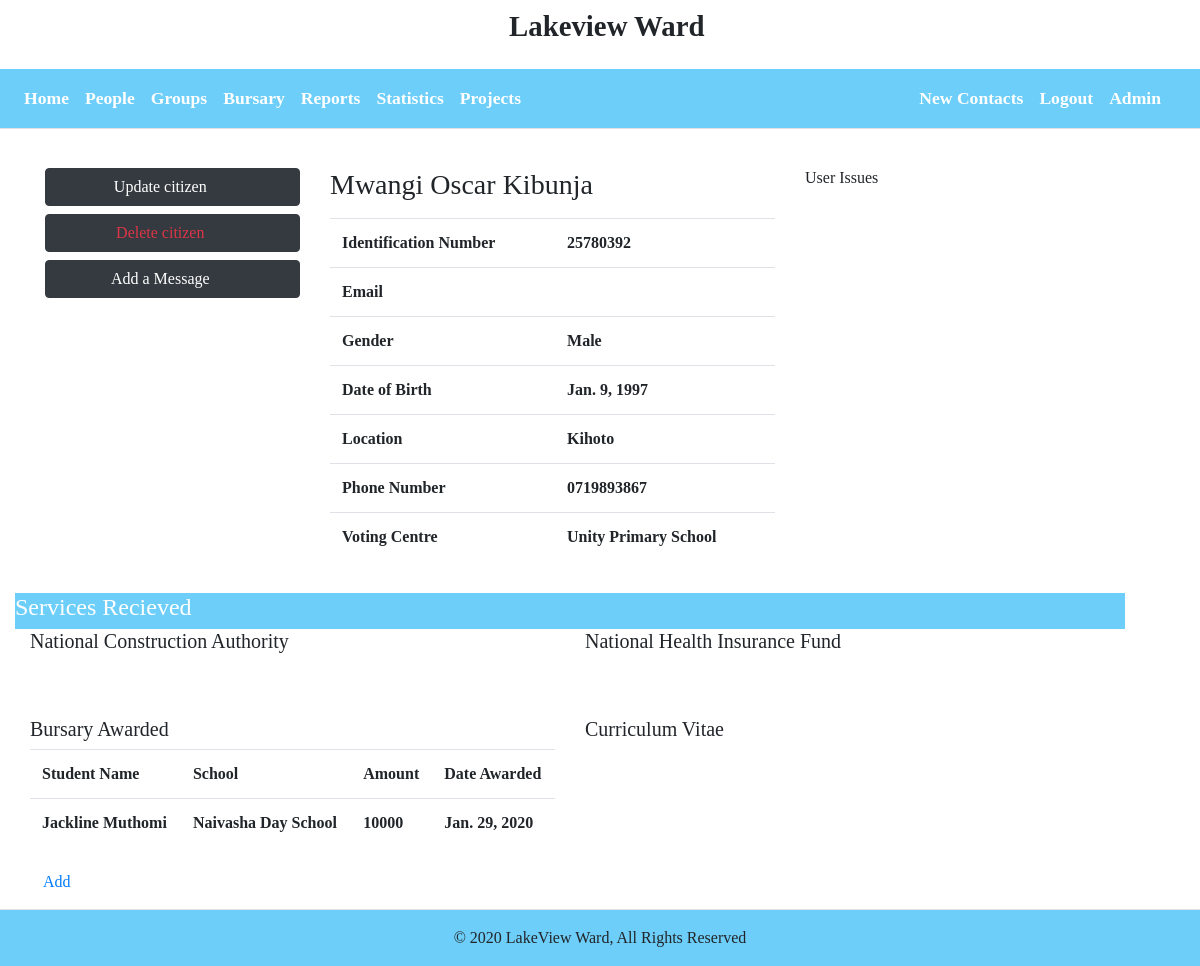
The page /citizen/25780392/ (signed in) on the database as committed earlier.
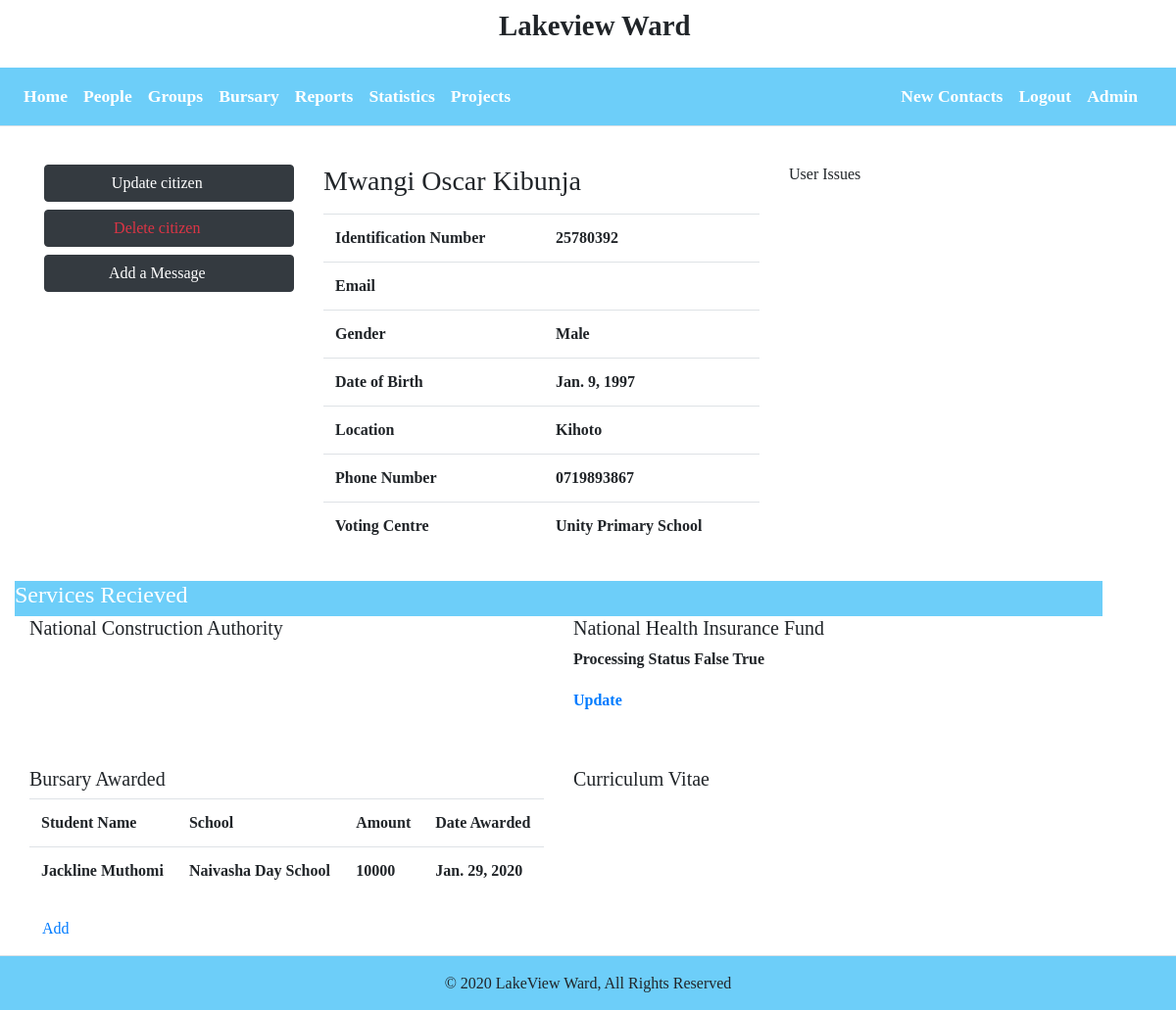
The same page on the database as committed later.
### citizens/models.py (models this page shows, shortened)
class Bursary(models.Model):
    bursary_id = models.UUIDField(primary_key=True, default=uuid.uuid4, editable=False)
    parent = models.ForeignKey("Citizen", on_delete=models.CASCADE)
    student = models.ForeignKey("Student", on_delete=models.CASCADE)
    date_issued = models.DateField(auto_now=False, auto_now_add=False)
    amount_awarded = models.IntegerField(default =0)
    class Meta:
        verbose_name = "Bursary"
        verbose_name_plural = "Bursary"

class Student(models.Model):
    person = models.OneToOneField("Person", on_delete=models.CASCADE)
    admission_number = models.IntegerField()
    school = models.CharField(max_length=150)
    form = models.CharField(max_length=50)
    is_sponsored = models.BooleanField("Sponsored Students", default=False)
    class Meta:
        verbose_name = "Student"
        verbose_name_plural = "Students"

class Person(models.Model):
    GENDER = (
        ('M', 'Male'),
        ('F', 'Female')
    )
    person_id = models.UUIDField(primary_key=True, default=uuid.uuid4, editable=False)
    surname = models.CharField(max_length=50, default="")
    first_name = models.CharField(max_length=50)
    last_name = models.CharField(max_length=50)
    gender = models.CharField(choices=GENDER, max_length=10)
    dob = models.DateField("Date of Birth", auto_now=False, auto_now_add=False)
    class Meta:
        verbose_name = "Person"
        verbose_name_plural = "Persons"
    def get_person(self):
        return self.first_name+' '+self.last_name

class Nhif(models.Model):
    citizen = models.OneToOneField("Citizen", on_delete=models.CASCADE)
    ispending = models.BooleanField("Pending Status",default=False)
    class Meta:
        verbose_name = "NHIF"
        verbose_name_plural = "NHIF"

### citizens/views.py (the view)
# urls.py: path('citizen/<int:pk>/', CitizenDetailView.as_view(),name="citizen-detail"),
class CitizenDetailView(LoginRequiredMixin, DetailView):
    model = Citizen
    context_object_name = "citizen"
    template_name = "citizen/citizendetail.html"
    def get_context_data(self, **kwargs):
        context = super().get_context_data(**kwargs)
        print(self.kwargs['pk'])
        context['mymessages'] = Messages.objects.filter(user = self.kwargs['pk']).order_by('-date_created')
        context['members'] = Group.objects.filter(members=self.kwargs['pk'])
        context['groups'] = Group.objects.all()
        context['bursaries'] = Bursary.objects.filter(parent = self.kwargs['pk'])
        context['cvs'] = CuriculumVitae.objects.filter(citizen=self.kwargs['pk'])
        context['ncas'] = NCA.objects.filter(citizen=self.kwargs['pk'])
        context['nhifs'] = Nhif.objects.filter(citizen=self.kwargs['pk'])
        return context
    def get_queryset(self):
        return super().get_queryset()

### citizens/templates/citizen/citizendetail.html (shortened to what this page needs)
{% extends 'base.html' %}
{% load humanize %}
{% block content %}
<div class="container my-3">
    <div class="row">
        {% if user.is_admin %}
            <div class="col-md-3 col-lg-3 col-sm-12 mt-2">
                <a href="{% url 'citizen-update' citizen.pk %}" class="btn btn-dark link mb-2"> Update citizen <i class="fa fa-pen ml-2"></i></a>
                <a href="{% url 'citizen-delete' citizen.pk %} " class="btn btn-dark text-danger link mb-2"> Delete citizen <i class="fa fa-trash ml-2"></i></a>
                <a href="/citizen/{{citizen.pk}}/message/create/" class="btn btn-dark link mb-2"> Add a Message <i class="fa fa-envelope ml-2"></i></a>
            </div>
        {% endif %}
        <div class="{% if user.is_admin %}col-lg-5 col-md-5 col-sm-12 mt-2 {% else %} col-md-8 col-lg-8 col-sm-12 {% endif %}">
            <h3>{{ citizen.person.surname }} {{ citizen.person.first_name }} {{ citizen.person.last_name}}</h3>
            <table class="table">
                <tbody>
                    <tr>
                        <td>Identification Number</td>
                        <td>{{ citizen.id_number }}</td>
                    </tr>
                    <tr>
                        <td>Email</td>
                        <td>{{ citizen.email }}</td>
                    </tr>
                    <tr>
                        <td>Gender</td>
                        <td>{{ citizen.person.get_gender_display }}</td>
                    </tr>
                    <tr>
                        <td>Date of Birth</td>
                        <td>{{ citizen.person.dob }}</td>
                    </tr>
                    <tr>
                        <td>Location</td>
                        <td>{{ citizen.location }}</td>
                    </tr>
                    <tr>
                        <td>Phone Number</td>
                        <td>{{ citizen.phone_number }}</td>
                    </tr>
                    <tr>
                        <td>Voting Centre</td>
                        <td>{{ citizen.voting_centre }}</td>
                    </tr>
                </tbody>
            </table>
        </div>
        <div class="col-lg-4 col-md-4 col-sm-12 mt-2">
            <h6>User Issues</h6>
        </div>
    </div>
</div>
<div class="container">
<div class="row mt-3 w-100">
    <div class="row bg-green text-white w-100">
        <h4 class="text-center"> Services Recieved</h4>
    </div>
    <div class="row mb-2 w-100">
        <div class="col-md-6">
            <p class="h5">National Construction Authority</p>
        </div>
        <div class="col-md-6">
            <h5>National Health Insurance Fund<br></h5>
            {% for nhif in nhifs %}
                <p>Processing Status <strong>{{ nhif.ispending }} True</strong></p>
                <div class="btn-group">
                    {% if user.is_admin %}
                        <a href="{% url 'nhif-update' nhif.pk %}" class=""> Update </a>
                    {% endif %}
                </div>
            {% endfor %}
        </div>
    </div>
    <div class="row mt-5 mb-2 w-100">
        <div class="col-md-6">
            <h5>Bursary Awarded</h5>
            <table class="table">
                <tr>
                    <th>Student Name</th>
                    <th>School</th>
                    <th>Amount</th>
                    <th>Date Awarded</th>
                </tr>
                {% for bursary in bursaries %}
                <tr>
                    <td>{{ bursary.student.person.get_person }}</td>
                    <td>{{ bursary.student.school }}</td>
                    <td>{{ bursary.amount_awarded }}</td>
                    <td>{{ bursary.date_issued }}</td>
                </tr>
                {% endfor %}
            </table>
            {% if user.is_admin %}
                <a href="{% url 'bursary-create' %}" class="btn btn-outline-default"> Add</a>
            {% endif %}
        </div>
        <div class="col-md-6">
            <h5>Curriculum Vitae</h5>
        </div>
    </div>
</div>
</div>
{% endblock %}

Rows that differ between the two databases and show on the page:
added Nhif: ispending "False"
